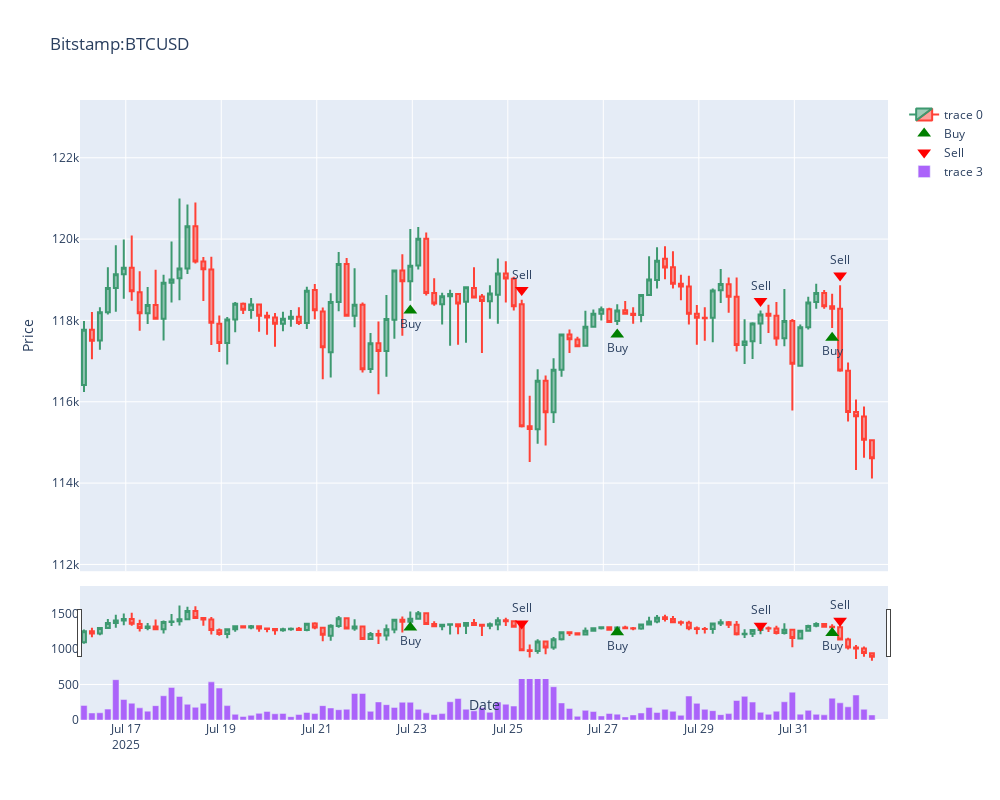

The cell this chart's notebook holds for it:
### Code cell
def viz(symbol, trades_df, historical_data):
    # Visualize
    fig = make_subplots(rows=2, cols=1, shared_xaxes=True, vertical_spacing=0.05, row_heights=[0.8, 0.2])
    fig.add_trace(go.Candlestick(x=historical_data[symbol].index,
                    open=historical_data[symbol].open,
                    high=historical_data[symbol].high,
                    low=historical_data[symbol].low,
                    close=historical_data[symbol].close,
                    ), row=1, col=1)
    set_ylim = (historical_data[symbol].low.min() * 0.98, historical_data[symbol].high.max() * 1.02)
    # Add buy/sell markers from trades_df to the candlestick chart (row 1)
    if 'trades_df' in locals():
        buy_trades = trades_df[trades_df['Side'] == 'buy']
        sell_trades = trades_df[trades_df['Side'] == 'sell']
        # Buy markers
        fig.add_trace(
            go.Scatter(
                x=buy_trades['Timestamp'],
                y=historical_data[symbol][historical_data.index.isin(buy_trades['Timestamp'])].low * 0.998,
                mode='markers+text',
                marker=dict(symbol='triangle-up', color='green', size=12),
                text=['Buy']*len(buy_trades),
                textposition='bottom center',
                name='Buy'
            ),
            row=1, col=1
        )
        # Sell markers
        fig.add_trace(
            go.Scatter(
                x=sell_trades['Timestamp'],
                y=historical_data[symbol][historical_data.index.isin(sell_trades['Timestamp'])].high * 1.002,
                mode='markers+text',
                marker=dict(symbol='triangle-down', color='red', size=12),
                text=['Sell']*len(sell_trades),
                textposition='top center',
                name='Sell'
            ),
            row=1, col=1
        )

    fig.add_trace(go.Bar(x=historical_data[symbol].index,
                        y=historical_data[symbol].volume,
                        ), row=2, col=1)

    fig.update_layout(title=f'{symbol}',
                    yaxis_range=(set_ylim[0], set_ylim[1]),
                    xaxis_title='Date',
                    yaxis_title='Price', 
                    height=800, width=1000)
    fig.show()

viz(symbols[0], trades_df, historical_data)
